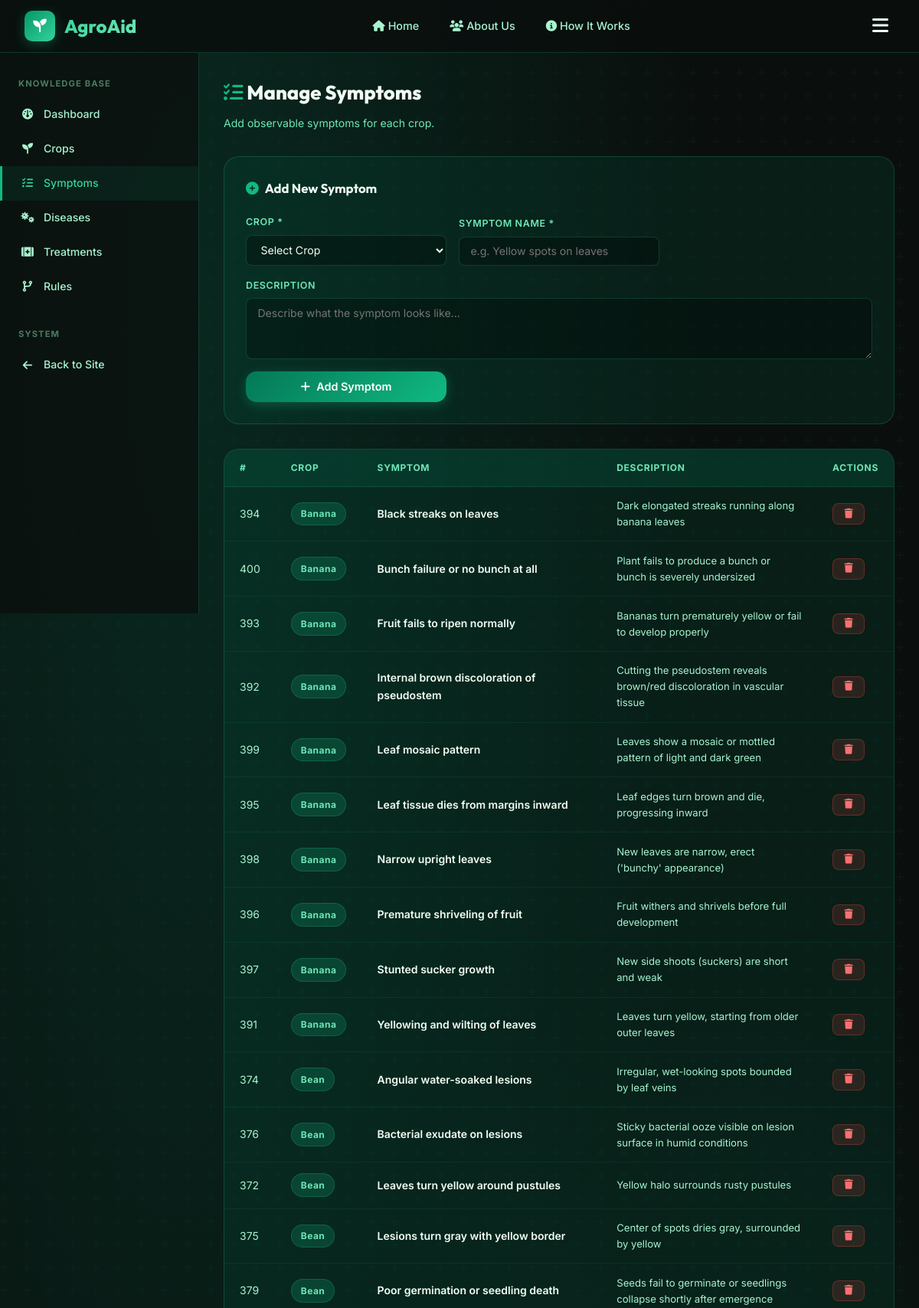
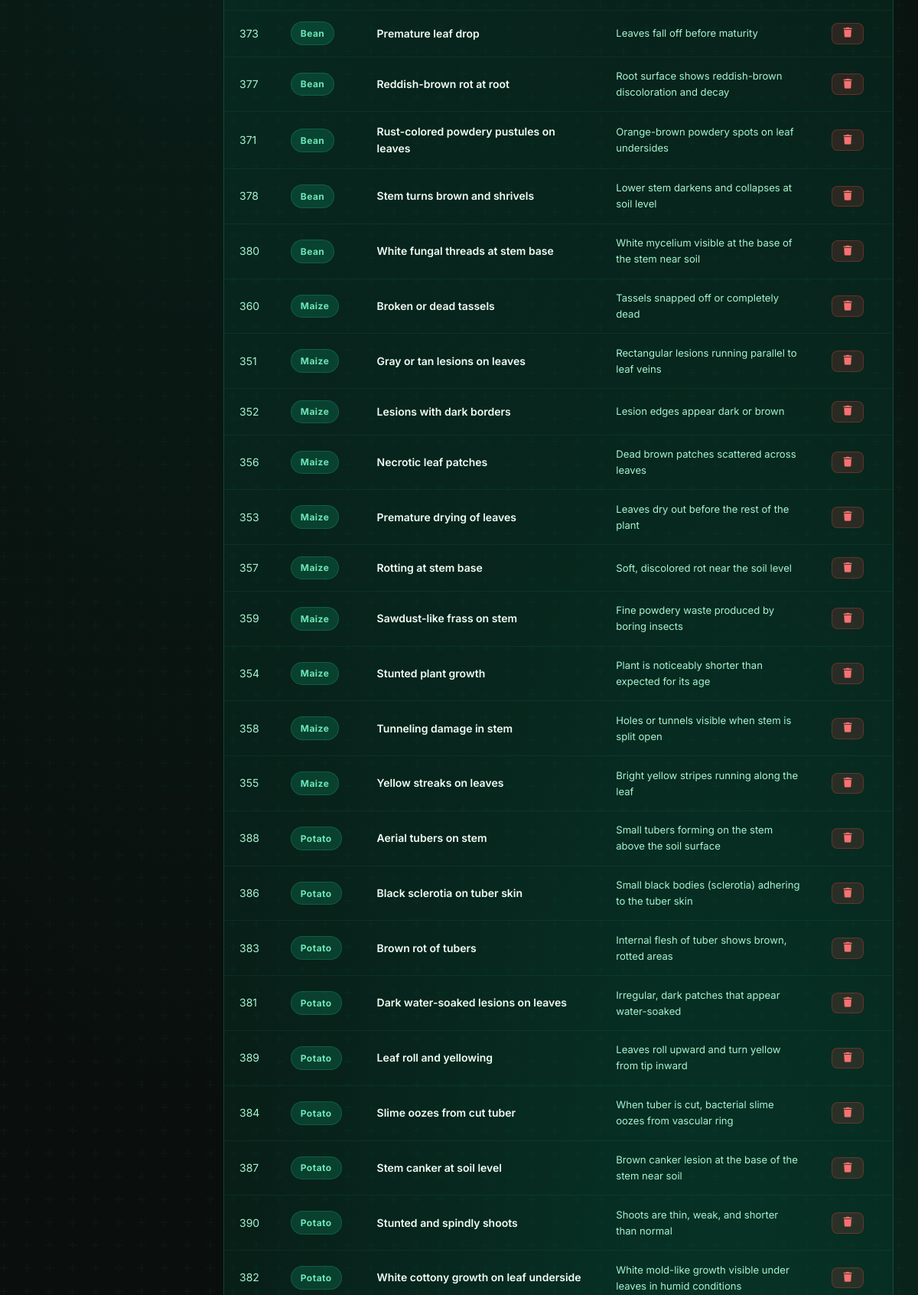
Page /admin/symptoms (signed in, upper part) on the committed database (2 pictures, top to bottom).
### tables this page shows
CREATE TABLE symptoms (
            id INTEGER PRIMARY KEY AUTOINCREMENT,
            crop_id INTEGER NOT NULL,
            name TEXT NOT NULL,
            description TEXT,
            FOREIGN KEY (crop_id) REFERENCES crops(id) ON DELETE CASCADE
        );

CREATE TABLE crops (
            id INTEGER PRIMARY KEY AUTOINCREMENT,
            name TEXT NOT NULL UNIQUE,
            description TEXT,
            icon TEXT DEFAULT 'fa-seedling'
        );

### app.py (the view, shortened to what this page needs)
@app.route('/admin/symptoms', methods=['GET', 'POST'])
@login_required
def admin_symptoms():
    symptoms = db.get_all_symptoms()
    crops = db.get_all_crops()
    return render_template('admin/symptoms.html', symptoms=symptoms, crops=crops)

### app.py (called while the page is built)
def login_required(f):
    @wraps(f)
    def decorated_function(*args, **kwargs):
        if not session.get('logged_in'):
            flash('Please log in to access the admin panel.', 'warning')
            return redirect(url_for('login', next=request.url))
        return f(*args, **kwargs)
    return decorated_function

### database.py (called while the page is built)
def get_db():
    conn = sqlite3.connect(DB_PATH)
    conn.row_factory = sqlite3.Row
    conn.execute("PRAGMA foreign_keys = ON")
    return conn

def get_all_crops():
    conn = get_db()
    crops = conn.execute('SELECT * FROM crops ORDER BY name').fetchall()
    conn.close()
    return crops

def get_all_symptoms():
    conn = get_db()
    rows = conn.execute('''
        SELECT s.*, c.name as crop_name
        FROM symptoms s JOIN crops c ON s.crop_id=c.id
        ORDER BY c.name, s.name
    ''').fetchall()
    conn.close()
    return rows

### templates/admin/symptoms.html (shortened to what this page needs)
{% extends "base.html" %}
{% block content %}
<div class="admin-layout">
  <aside class="admin-sidebar">
    <p class="admin-sidebar-title">Knowledge Base</p>
    <ul class="admin-nav">
      <li><a href="{{ url_for('admin_dashboard') }}"><i class="fa-solid fa-gauge"></i> Dashboard</a></li>
      <li><a href="{{ url_for('admin_crops') }}"><i class="fa-solid fa-seedling"></i> Crops</a></li>
      <li><a href="{{ url_for('admin_symptoms') }}" class="active"><i class="fa-solid fa-list-check"></i> Symptoms</a></li>
      <li><a href="{{ url_for('admin_diseases') }}"><i class="fa-solid fa-viruses"></i> Diseases</a></li>
      <li><a href="{{ url_for('admin_treatments') }}"><i class="fa-solid fa-kit-medical"></i> Treatments</a></li>
      <li><a href="{{ url_for('admin_rules') }}"><i class="fa-solid fa-code-branch"></i> Rules</a></li>
    </ul>
    <p class="admin-sidebar-title">System</p>
    <ul class="admin-nav">
      <li><a href="{{ url_for('index') }}"><i class="fa-solid fa-arrow-left"></i> Back to Site</a></li>
    </ul>
  </aside>
  <main class="admin-content">
    <h1 class="admin-page-title"><i class="fa-solid fa-list-check" style="color:var(--green-500)"></i> Manage Symptoms</h1>
    <p class="admin-page-subtitle">Add observable symptoms for each crop.</p>
    <div class="add-form-card">
      <div class="form-title"><i class="fa-solid fa-plus-circle"></i> Add New Symptom</div>
      <form method="POST">
        <div class="form-grid">
          <div class="form-group">
            <label>Crop *</label>
            <select name="crop_id" class="form-control" required>
              <option value="">Select Crop</option>
            </select>
          </div>
          <div class="form-group">
            <label>Symptom Name *</label>
            <input type="text" name="name" class="form-control" placeholder="e.g. Yellow spots on leaves" required>
          </div>
          <div class="form-group" style="grid-column:1/-1">
            <label>Description</label>
            <textarea name="description" class="form-control" placeholder="Describe what the symptom looks like..."></textarea>
          </div>
          <div class="form-group" style="align-self:end">
            <button type="submit" class="btn btn-primary"><i class="fa-solid fa-plus"></i> Add Symptom</button>
          </div>
        </div>
      </form>
    </div>
    <div class="table-wrapper">
      <table>
        <thead>
          <tr><th>#</th><th>Crop</th><th>Symptom</th><th>Description</th><th>Actions</th></tr>
        </thead>
        <tbody>
          {% for s in symptoms %}
          <tr>
            <td>{{ s.id }}</td>
            <td><span class="badge badge-low">{{ s.crop_name }}</span></td>
            <td><strong>{{ s.name }}</strong></td>
            <td style="max-width:300px;font-size:0.82rem">{{ s.description }}</td>
            <td>
              <form method="POST" onsubmit="return confirm('Delete this symptom?')" style="display:inline">
                <button type="submit" class="btn btn-danger btn-sm"><i class="fa-solid fa-trash"></i></button>
              </form>
            </td>
          </tr>
          {% else %}
          <tr><td colspan="5" class="text-center text-muted">No symptoms yet.</td></tr>
          {% endfor %}
        </tbody>
      </table>
    </div>
  </main>
</div>
{% endblock %}

### rows in the picture
symptoms: id "394", crop_name "Banana", name "Black streaks on leaves", description "Dark elongated streaks running along banana leaves"
symptoms: id "400", crop_name "Banana", name "Bunch failure or no bunch at all", description "Plant fails to produce a bunch or bunch is severely undersized"
symptoms: id "393", crop_name "Banana", name "Fruit fails to ripen normally", description "Bananas turn prematurely yellow or fail to develop properly"
symptoms: id "392", crop_name "Banana", name "Internal brown discoloration of pseudostem", description "Cutting the pseudostem reveals brown/red discoloration in vascular tissue"
symptoms: id "399", crop_name "Banana", name "Leaf mosaic pattern", description "Leaves show a mosaic or mottled pattern of light and dark green"
symptoms: id "395", crop_name "Banana", name "Leaf tissue dies from margins inward", description "Leaf edges turn brown and die, progressing inward"
symptoms: id "398", crop_name "Banana", name "Narrow upright leaves", description "New leaves are narrow, erect ('bunchy' appearance)"
symptoms: id "396", crop_name "Banana", name "Premature shriveling of fruit", description "Fruit withers and shrivels before full development"
symptoms: id "397", crop_name "Banana", name "Stunted sucker growth", description "New side shoots (suckers) are short and weak"
symptoms: id "391", crop_name "Banana", name "Yellowing and wilting of leaves", description "Leaves turn yellow, starting from older outer leaves"
symptoms: id "374", crop_name "Bean", name "Angular water-soaked lesions", description "Irregular, wet-looking spots bounded by leaf veins"
symptoms: id "376", crop_name "Bean", name "Bacterial exudate on lesions", description "Sticky bacterial ooze visible on lesion surface in humid conditions"
symptoms: id "372", crop_name "Bean", name "Leaves turn yellow around pustules", description "Yellow halo surrounds rusty pustules"
symptoms: id "375", crop_name "Bean", name "Lesions turn gray with yellow border", description "Center of spots dries gray, surrounded by yellow"
symptoms: id "379", crop_name "Bean", name "Poor germination or seedling death", description "Seeds fail to germinate or seedlings collapse shortly after emergence"
symptoms: id "373", crop_name "Bean", name "Premature leaf drop", description "Leaves fall off before maturity"
symptoms: id "377", crop_name "Bean", name "Reddish-brown rot at root", description "Root surface shows reddish-brown discoloration and decay"
symptoms: id "371", crop_name "Bean", name "Rust-colored powdery pustules on leaves", description "Orange-brown powdery spots on leaf undersides"
symptoms: id "378", crop_name "Bean", name "Stem turns brown and shrivels", description "Lower stem darkens and collapses at soil level"
symptoms: id "380", crop_name "Bean", name "White fungal threads at stem base", description "White mycelium visible at the base of the stem near soil"
symptoms: id "360", crop_name "Maize", name "Broken or dead tassels", description "Tassels snapped off or completely dead"
symptoms: id "351", crop_name "Maize", name "Gray or tan lesions on leaves", description "Rectangular lesions running parallel to leaf veins"
symptoms: id "352", crop_name "Maize", name "Lesions with dark borders", description "Lesion edges appear dark or brown"
symptoms: id "356", crop_name "Maize", name "Necrotic leaf patches", description "Dead brown patches scattered across leaves"
symptoms: id "353", crop_name "Maize", name "Premature drying of leaves", description "Leaves dry out before the rest of the plant"
symptoms: id "357", crop_name "Maize", name "Rotting at stem base", description "Soft, discolored rot near the soil level"
symptoms: id "359", crop_name "Maize", name "Sawdust-like frass on stem", description "Fine powdery waste produced by boring insects"
symptoms: id "354", crop_name "Maize", name "Stunted plant growth", description "Plant is noticeably shorter than expected for its age"
symptoms: id "358", crop_name "Maize", name "Tunneling damage in stem", description "Holes or tunnels visible when stem is split open"
symptoms: id "355", crop_name "Maize", name "Yellow streaks on leaves", description "Bright yellow stripes running along the leaf"
symptoms: id "388", crop_name "Potato", name "Aerial tubers on stem", description "Small tubers forming on the stem above the soil surface"
symptoms: id "386", crop_name "Potato", name "Black sclerotia on tuber skin", description "Small black bodies (sclerotia) adhering to the tuber skin"
symptoms: id "383", crop_name "Potato", name "Brown rot of tubers", description "Internal flesh of tuber shows brown, rotted areas"
symptoms: id "381", crop_name "Potato", name "Dark water-soaked lesions on leaves", description "Irregular, dark patches that appear water-soaked"
symptoms: id "389", crop_name "Potato", name "Leaf roll and yellowing", description "Leaves roll upward and turn yellow from tip inward"
symptoms: id "384", crop_name "Potato", name "Slime oozes from cut tuber", description "When tuber is cut, bacterial slime oozes from vascular ring"
symptoms: id "387", crop_name "Potato", name "Stem canker at soil level", description "Brown canker lesion at the base of the stem near soil"
symptoms: id "390", crop_name "Potato", name "Stunted and spindly shoots", description "Shoots are thin, weak, and shorter than normal"
symptoms: id "382", crop_name "Potato", name "White cottony growth on leaf underside", description "White mold-like growth visible under leaves in humid conditions"
